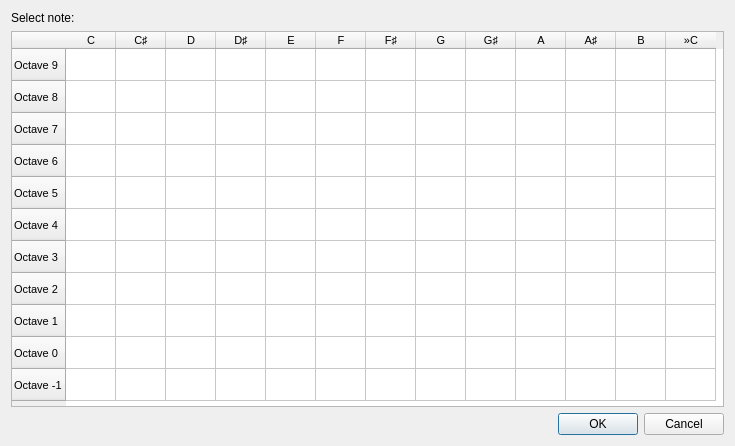
<?xml version="1.0" encoding="UTF-8"?>
<ui version="4.0">
 <class>EditPitchBase</class>
 <widget class="QDialog" name="EditPitchBase">
  <property name="geometry">
   <rect>
    <x>0</x>
    <y>0</y>
    <width>735</width>
    <height>446</height>
   </rect>
  </property>
  <property name="windowTitle">
   <string>Note selection</string>
  </property>
  <layout class="QVBoxLayout" name="verticalLayout">
   <item>
    <widget class="QLabel" name="label">
     <property name="text">
      <string>Select note:</string>
     </property>
    </widget>
   </item>
   <item>
    <widget class="QTableWidget" name="tableWidget">
     <property name="font">
      <font>
       <pointsize>8</pointsize>
      </font>
     </property>
     <property name="editTriggers">
      <set>QAbstractItemView::EditTrigger::DoubleClicked</set>
     </property>
     <property name="dragDropOverwriteMode">
      <bool>false</bool>
     </property>
     <property name="selectionMode">
      <enum>QAbstractItemView::SelectionMode::SingleSelection</enum>
     </property>
     <property name="rowCount">
      <number>11</number>
     </property>
     <property name="columnCount">
      <number>13</number>
     </property>
     <attribute name="horizontalHeaderMinimumSectionSize">
      <number>20</number>
     </attribute>
     <attribute name="horizontalHeaderDefaultSectionSize">
      <number>50</number>
     </attribute>
     <attribute name="verticalHeaderDefaultSectionSize">
      <number>32</number>
     </attribute>
     <row>
      <property name="text">
       <string>Octave 9</string>
      </property>
     </row>
     <row>
      <property name="text">
       <string>Octave 8</string>
      </property>
     </row>
     <row>
      <property name="text">
       <string>Octave 7</string>
      </property>
     </row>
     <row>
      <property name="text">
       <string>Octave 6</string>
      </property>
     </row>
     <row>
      <property name="text">
       <string>Octave 5</string>
      </property>
     </row>
     <row>
      <property name="text">
       <string>Octave 4</string>
      </property>
     </row>
     <row>
      <property name="text">
       <string>Octave 3</string>
      </property>
     </row>
     <row>
      <property name="text">
       <string>Octave 2</string>
      </property>
     </row>
     <row>
      <property name="text">
       <string>Octave 1</string>
      </property>
     </row>
     <row>
      <property name="text">
       <string>Octave 0</string>
      </property>
     </row>
     <row>
      <property name="text">
       <string>Octave -1</string>
      </property>
     </row>
     <column>
      <property name="text">
       <string>C</string>
      </property>
     </column>
     <column>
      <property name="text">
       <string>C♯</string>
      </property>
     </column>
     <column>
      <property name="text">
       <string>D</string>
      </property>
     </column>
     <column>
      <property name="text">
       <string>D♯</string>
      </property>
     </column>
     <column>
      <property name="text">
       <string>E</string>
      </property>
     </column>
     <column>
      <property name="text">
       <string>F</string>
      </property>
     </column>
     <column>
      <property name="text">
       <string>F♯</string>
      </property>
     </column>
     <column>
      <property name="text">
       <string>G</string>
      </property>
     </column>
     <column>
      <property name="text">
       <string>G♯</string>
      </property>
     </column>
     <column>
      <property name="text">
       <string>A</string>
      </property>
     </column>
     <column>
      <property name="text">
       <string>A♯</string>
      </property>
     </column>
     <column>
      <property name="text">
       <string>B</string>
      </property>
     </column>
     <column>
      <property name="text">
       <string>»C</string>
      </property>
     </column>
     <item row="0" column="0">
      <property name="text">
       <string/>
      </property>
      <property name="flags">
       <set>ItemIsSelectable|ItemIsEnabled</set>
      </property>
     </item>
     <item row="0" column="1">
      <property name="text">
       <string/>
      </property>
      <property name="flags">
       <set>ItemIsSelectable|ItemIsEnabled</set>
      </property>
     </item>
     <item row="0" column="2">
      <property name="text">
       <string/>
      </property>
      <property name="flags">
       <set>ItemIsSelectable|ItemIsEnabled</set>
      </property>
     </item>
     <item row="0" column="3">
      <property name="text">
       <string/>
      </property>
      <property name="flags">
       <set>ItemIsSelectable|ItemIsEnabled</set>
      </property>
     </item>
     <item row="0" column="4">
      <property name="text">
       <string/>
      </property>
      <property name="flags">
       <set>ItemIsSelectable|ItemIsEnabled</set>
      </property>
     </item>
     <item row="0" column="5">
      <property name="text">
       <string/>
      </property>
      <property name="flags">
       <set>ItemIsSelectable|ItemIsEnabled</set>
      </property>
     </item>
     <item row="0" column="6">
      <property name="text">
       <string/>
      </property>
      <property name="flags">
       <set>ItemIsSelectable|ItemIsEnabled</set>
      </property>
     </item>
     <item row="0" column="7">
      <property name="text">
       <string/>
      </property>
      <property name="flags">
       <set>ItemIsSelectable|ItemIsEnabled</set>
      </property>
     </item>
     <item row="0" column="8">
      <property name="text">
       <string/>
      </property>
      <property name="flags">
       <set>NoItemFlags</set>
      </property>
     </item>
     <item row="0" column="9">
      <property name="text">
       <string/>
      </property>
      <property name="flags">
       <set>NoItemFlags</set>
      </property>
     </item>
     <item row="0" column="10">
      <property name="text">
       <string/>
      </property>
      <property name="flags">
       <set>NoItemFlags</set>
      </property>
     </item>
     <item row="0" column="11">
      <property name="text">
       <string/>
      </property>
      <property name="flags">
       <set>NoItemFlags</set>
      </property>
     </item>
     <item row="0" column="12">
      <property name="text">
       <string/>
      </property>
      <property name="flags">
       <set>NoItemFlags</set>
      </property>
     </item>
     <item row="1" column="0">
      <property name="text">
       <string/>
      </property>
      <property name="flags">
       <set>ItemIsSelectable|ItemIsEnabled</set>
      </property>
     </item>
     <item row="1" column="1">
      <property name="text">
       <string/>
      </property>
      <property name="flags">
       <set>ItemIsSelectable|ItemIsEnabled</set>
      </property>
     </item>
     <item row="1" column="2">
      <property name="text">
       <string/>
      </property>
      <property name="flags">
       <set>ItemIsSelectable|ItemIsEnabled</set>
      </property>
     </item>
     <item row="1" column="3">
      <property name="text">
       <string/>
      </property>
      <property name="flags">
       <set>ItemIsSelectable|ItemIsEnabled</set>
      </property>
     </item>
     <item row="1" column="4">
      <property name="text">
       <string/>
      </property>
      <property name="flags">
       <set>ItemIsSelectable|ItemIsEnabled</set>
      </property>
     </item>
     <item row="1" column="5">
      <property name="text">
       <string/>
      </property>
      <property name="flags">
       <set>ItemIsSelectable|ItemIsEnabled</set>
      </property>
     </item>
     <item row="1" column="6">
      <property name="text">
       <string/>
      </property>
      <property name="flags">
       <set>ItemIsSelectable|ItemIsEnabled</set>
      </property>
     </item>
     <item row="1" column="7">
      <property name="text">
       <string/>
      </property>
      <property name="flags">
       <set>ItemIsSelectable|ItemIsEnabled</set>
      </property>
     </item>
     <item row="1" column="8">
      <property name="text">
       <string/>
      </property>
      <property name="flags">
       <set>ItemIsSelectable|ItemIsEnabled</set>
      </property>
     </item>
     <item row="1" column="9">
      <property name="text">
       <string/>
      </property>
      <property name="flags">
       <set>ItemIsSelectable|ItemIsEnabled</set>
      </property>
     </item>
     <item row="1" column="10">
      <property name="text">
       <string/>
      </property>
      <property name="flags">
       <set>ItemIsSelectable|ItemIsEnabled</set>
      </property>
     </item>
     <item row="1" column="11">
      <property name="text">
       <string/>
      </property>
      <property name="flags">
       <set>ItemIsSelectable|ItemIsEnabled</set>
      </property>
     </item>
     <item row="1" column="12">
      <property name="text">
       <string/>
      </property>
      <property name="flags">
       <set>NoItemFlags</set>
      </property>
     </item>
     <item row="2" column="0">
      <property name="text">
       <string/>
      </property>
      <property name="flags">
       <set>ItemIsSelectable|ItemIsEnabled</set>
      </property>
     </item>
     <item row="2" column="1">
      <property name="text">
       <string/>
      </property>
      <property name="flags">
       <set>ItemIsSelectable|ItemIsEnabled</set>
      </property>
     </item>
     <item row="2" column="2">
      <property name="text">
       <string/>
      </property>
      <property name="flags">
       <set>ItemIsSelectable|ItemIsEnabled</set>
      </property>
     </item>
     <item row="2" column="3">
      <property name="text">
       <string/>
      </property>
      <property name="flags">
       <set>ItemIsSelectable|ItemIsEnabled</set>
      </property>
     </item>
     <item row="2" column="4">
      <property name="text">
       <string/>
      </property>
      <property name="flags">
       <set>ItemIsSelectable|ItemIsEnabled</set>
      </property>
     </item>
     <item row="2" column="5">
      <property name="text">
       <string/>
      </property>
      <property name="flags">
       <set>ItemIsSelectable|ItemIsEnabled</set>
      </property>
     </item>
     <item row="2" column="6">
      <property name="text">
       <string/>
      </property>
      <property name="flags">
       <set>ItemIsSelectable|ItemIsEnabled</set>
      </property>
     </item>
     <item row="2" column="7">
      <property name="text">
       <string/>
      </property>
      <property name="flags">
       <set>ItemIsSelectable|ItemIsEnabled</set>
      </property>
     </item>
     <item row="2" column="8">
      <property name="text">
       <string/>
      </property>
      <property name="flags">
       <set>ItemIsSelectable|ItemIsEnabled</set>
      </property>
     </item>
     <item row="2" column="9">
      <property name="text">
       <string/>
      </property>
      <property name="flags">
       <set>ItemIsSelectable|ItemIsEnabled</set>
      </property>
     </item>
     <item row="2" column="10">
      <property name="text">
       <string/>
      </property>
      <property name="flags">
       <set>ItemIsSelectable|ItemIsEnabled</set>
      </property>
     </item>
     <item row="2" column="11">
      <property name="text">
       <string/>
      </property>
      <property name="flags">
       <set>ItemIsSelectable|ItemIsEnabled</set>
      </property>
     </item>
     <item row="2" column="12">
      <property name="text">
       <string/>
      </property>
      <property name="flags">
       <set>NoItemFlags</set>
      </property>
     </item>
     <item row="3" column="0">
      <property name="text">
       <string/>
      </property>
      <property name="flags">
       <set>ItemIsSelectable|ItemIsEnabled</set>
      </property>
     </item>
     <item row="3" column="1">
      <property name="text">
       <string/>
      </property>
      <property name="flags">
       <set>ItemIsSelectable|ItemIsEnabled</set>
      </property>
     </item>
     <item row="3" column="2">
      <property name="text">
       <string/>
      </property>
      <property name="flags">
       <set>ItemIsSelectable|ItemIsEnabled</set>
      </property>
     </item>
     <item row="3" column="3">
      <property name="text">
       <string/>
      </property>
      <property name="flags">
       <set>ItemIsSelectable|ItemIsEnabled</set>
      </property>
     </item>
     <item row="3" column="4">
      <property name="text">
       <string/>
      </property>
      <property name="flags">
       <set>ItemIsSelectable|ItemIsEnabled</set>
      </property>
     </item>
     <item row="3" column="5">
      <property name="text">
       <string/>
      </property>
      <property name="flags">
       <set>ItemIsSelectable|ItemIsEnabled</set>
      </property>
     </item>
     <item row="3" column="6">
      <property name="text">
       <string/>
      </property>
      <property name="flags">
       <set>ItemIsSelectable|ItemIsEnabled</set>
      </property>
     </item>
     <item row="3" column="7">
      <property name="text">
       <string/>
      </property>
      <property name="flags">
       <set>ItemIsSelectable|ItemIsEnabled</set>
      </property>
     </item>
     <item row="3" column="8">
      <property name="text">
       <string/>
      </property>
      <property name="flags">
       <set>ItemIsSelectable|ItemIsEnabled</set>
      </property>
     </item>
     <item row="3" column="9">
      <property name="text">
       <string/>
      </property>
      <property name="flags">
       <set>ItemIsSelectable|ItemIsEnabled</set>
      </property>
     </item>
     <item row="3" column="10">
      <property name="text">
       <string/>
      </property>
      <property name="flags">
       <set>ItemIsSelectable|ItemIsEnabled</set>
      </property>
     </item>
     <item row="3" column="11">
      <property name="text">
       <string/>
      </property>
      <property name="flags">
       <set>ItemIsSelectable|ItemIsEnabled</set>
      </property>
     </item>
     <item row="3" column="12">
      <property name="text">
       <string/>
      </property>
      <property name="flags">
       <set>NoItemFlags</set>
      </property>
     </item>
     <item row="4" column="0">
      <property name="text">
       <string/>
      </property>
      <property name="flags">
       <set>ItemIsSelectable|ItemIsEnabled</set>
      </property>
     </item>
     <item row="4" column="1">
      <property name="text">
       <string/>
      </property>
      <property name="flags">
       <set>ItemIsSelectable|ItemIsEnabled</set>
      </property>
     </item>
     <item row="4" column="2">
      <property name="text">
       <string/>
      </property>
      <property name="flags">
       <set>ItemIsSelectable|ItemIsEnabled</set>
      </property>
     </item>
     <item row="4" column="3">
      <property name="text">
       <string/>
      </property>
      <property name="flags">
       <set>ItemIsSelectable|ItemIsEnabled</set>
      </property>
     </item>
     <item row="4" column="4">
      <property name="text">
       <string/>
      </property>
      <property name="flags">
       <set>ItemIsSelectable|ItemIsEnabled</set>
      </property>
     </item>
     <item row="4" column="5">
      <property name="text">
       <string/>
      </property>
      <property name="flags">
       <set>ItemIsSelectable|ItemIsEnabled</set>
      </property>
     </item>
     <item row="4" column="6">
      <property name="text">
       <string/>
      </property>
      <property name="flags">
       <set>ItemIsSelectable|ItemIsEnabled</set>
      </property>
     </item>
     <item row="4" column="7">
      <property name="text">
       <string/>
      </property>
      <property name="flags">
       <set>ItemIsSelectable|ItemIsEnabled</set>
      </property>
     </item>
     <item row="4" column="8">
      <property name="text">
       <string/>
      </property>
      <property name="flags">
       <set>ItemIsSelectable|ItemIsEnabled</set>
      </property>
     </item>
     <item row="4" column="9">
      <property name="text">
       <string/>
      </property>
      <property name="flags">
       <set>ItemIsSelectable|ItemIsEnabled</set>
      </property>
     </item>
     <item row="4" column="10">
      <property name="text">
       <string/>
      </property>
      <property name="flags">
       <set>ItemIsSelectable|ItemIsEnabled</set>
      </property>
     </item>
     <item row="4" column="11">
      <property name="text">
       <string/>
      </property>
      <property name="flags">
       <set>ItemIsSelectable|ItemIsEnabled</set>
      </property>
     </item>
     <item row="4" column="12">
      <property name="text">
       <string/>
      </property>
      <property name="flags">
       <set>NoItemFlags</set>
      </property>
     </item>
     <item row="5" column="0">
      <property name="text">
       <string/>
      </property>
      <property name="flags">
       <set>ItemIsSelectable|ItemIsEnabled</set>
      </property>
     </item>
     <item row="5" column="1">
      <property name="text">
       <string/>
      </property>
      <property name="flags">
       <set>ItemIsSelectable|ItemIsEnabled</set>
      </property>
     </item>
     <item row="5" column="2">
      <property name="text">
       <string/>
      </property>
      <property name="flags">
       <set>ItemIsSelectable|ItemIsEnabled</set>
      </property>
     </item>
     <item row="5" column="3">
      <property name="text">
       <string/>
      </property>
      <property name="flags">
       <set>ItemIsSelectable|ItemIsEnabled</set>
      </property>
     </item>
     <item row="5" column="4">
      <property name="text">
       <string/>
      </property>
      <property name="flags">
       <set>ItemIsSelectable|ItemIsEnabled</set>
      </property>
     </item>
     <item row="5" column="5">
      <property name="text">
       <string/>
      </property>
      <property name="flags">
       <set>ItemIsSelectable|ItemIsEnabled</set>
      </property>
     </item>
     <item row="5" column="6">
      <property name="text">
       <string/>
      </property>
      <property name="flags">
       <set>ItemIsSelectable|ItemIsEnabled</set>
      </property>
     </item>
     <item row="5" column="7">
      <property name="text">
       <string/>
      </property>
      <property name="flags">
       <set>ItemIsSelectable|ItemIsEnabled</set>
      </property>
     </item>
     <item row="5" column="8">
      <property name="text">
       <string/>
      </property>
      <property name="flags">
       <set>ItemIsSelectable|ItemIsEnabled</set>
      </property>
     </item>
     <item row="5" column="9">
      <property name="text">
       <string/>
      </property>
      <property name="flags">
       <set>ItemIsSelectable|ItemIsEnabled</set>
      </property>
     </item>
     <item row="5" column="10">
      <property name="text">
       <string/>
      </property>
      <property name="flags">
       <set>ItemIsSelectable|ItemIsEnabled</set>
      </property>
     </item>
     <item row="5" column="11">
      <property name="text">
       <string/>
      </property>
      <property name="flags">
       <set>ItemIsSelectable|ItemIsEnabled</set>
      </property>
     </item>
     <item row="5" column="12">
      <property name="text">
       <string/>
      </property>
      <property name="flags">
       <set>NoItemFlags</set>
      </property>
     </item>
     <item row="6" column="0">
      <property name="text">
       <string/>
      </property>
      <property name="flags">
       <set>ItemIsSelectable|ItemIsEnabled</set>
      </property>
     </item>
     <item row="6" column="1">
      <property name="text">
       <string/>
      </property>
      <property name="flags">
       <set>ItemIsSelectable|ItemIsEnabled</set>
      </property>
     </item>
     <item row="6" column="2">
      <property name="text">
       <string/>
      </property>
      <property name="flags">
       <set>ItemIsSelectable|ItemIsEnabled</set>
      </property>
     </item>
     <item row="6" column="3">
      <property name="text">
       <string/>
      </property>
      <property name="flags">
       <set>ItemIsSelectable|ItemIsEnabled</set>
      </property>
     </item>
     <item row="6" column="4">
      <property name="text">
       <string/>
      </property>
      <property name="flags">
       <set>ItemIsSelectable|ItemIsEnabled</set>
      </property>
     </item>
     <item row="6" column="5">
      <property name="text">
       <string/>
      </property>
      <property name="flags">
       <set>ItemIsSelectable|ItemIsEnabled</set>
      </property>
     </item>
     <item row="6" column="6">
      <property name="text">
       <string/>
      </property>
      <property name="flags">
       <set>ItemIsSelectable|ItemIsEnabled</set>
      </property>
     </item>
     <item row="6" column="7">
      <property name="text">
       <string/>
      </property>
      <property name="flags">
       <set>ItemIsSelectable|ItemIsEnabled</set>
      </property>
     </item>
     <item row="6" column="8">
      <property name="text">
       <string/>
      </property>
      <property name="flags">
       <set>ItemIsSelectable|ItemIsEnabled</set>
      </property>
     </item>
     <item row="6" column="9">
      <property name="text">
       <string/>
      </property>
      <property name="flags">
       <set>ItemIsSelectable|ItemIsEnabled</set>
      </property>
     </item>
     <item row="6" column="10">
      <property name="text">
       <string/>
      </property>
      <property name="flags">
       <set>ItemIsSelectable|ItemIsEnabled</set>
      </property>
     </item>
     <item row="6" column="11">
      <property name="text">
       <string/>
      </property>
      <property name="flags">
       <set>ItemIsSelectable|ItemIsEnabled</set>
      </property>
     </item>
     <item row="6" column="12">
      <property name="text">
       <string/>
      </property>
      <property name="flags">
       <set>NoItemFlags</set>
      </property>
     </item>
     <item row="7" column="0">
      <property name="text">
       <string/>
      </property>
      <property name="flags">
       <set>ItemIsSelectable|ItemIsEnabled</set>
      </property>
     </item>
     <item row="7" column="1">
      <property name="text">
       <string/>
      </property>
      <property name="flags">
       <set>ItemIsSelectable|ItemIsEnabled</set>
      </property>
     </item>
     <item row="7" column="2">
      <property name="text">
       <string/>
      </property>
      <property name="flags">
       <set>ItemIsSelectable|ItemIsEnabled</set>
      </property>
     </item>
     <item row="7" column="3">
      <property name="text">
       <string/>
      </property>
      <property name="flags">
       <set>ItemIsSelectable|ItemIsEnabled</set>
      </property>
     </item>
     <item row="7" column="4">
      <property name="text">
       <string/>
      </property>
      <property name="flags">
       <set>ItemIsSelectable|ItemIsEnabled</set>
      </property>
     </item>
     <item row="7" column="5">
      <property name="text">
       <string/>
      </property>
      <property name="flags">
       <set>ItemIsSelectable|ItemIsEnabled</set>
      </property>
     </item>
     <item row="7" column="6">
      <property name="text">
       <string/>
      </property>
      <property name="flags">
       <set>ItemIsSelectable|ItemIsEnabled</set>
      </property>
     </item>
     <item row="7" column="7">
      <property name="text">
       <string/>
      </property>
      <property name="flags">
       <set>ItemIsSelectable|ItemIsEnabled</set>
      </property>
     </item>
     <item row="7" column="8">
      <property name="text">
       <string/>
      </property>
      <property name="flags">
       <set>ItemIsSelectable|ItemIsEnabled</set>
      </property>
     </item>
     <item row="7" column="9">
      <property name="text">
       <string/>
      </property>
      <property name="flags">
       <set>ItemIsSelectable|ItemIsEnabled</set>
      </property>
     </item>
     <item row="7" column="10">
      <property name="text">
       <string/>
      </property>
      <property name="flags">
       <set>ItemIsSelectable|ItemIsEnabled</set>
      </property>
     </item>
     <item row="7" column="11">
      <property name="text">
       <string/>
      </property>
      <property name="flags">
       <set>ItemIsSelectable|ItemIsEnabled</set>
      </property>
     </item>
     <item row="7" column="12">
      <property name="text">
       <string/>
      </property>
      <property name="flags">
       <set>NoItemFlags</set>
      </property>
     </item>
     <item row="8" column="0">
      <property name="text">
       <string/>
      </property>
      <property name="flags">
       <set>ItemIsSelectable|ItemIsEnabled</set>
      </property>
     </item>
     <item row="8" column="1">
      <property name="text">
       <string/>
      </property>
      <property name="flags">
       <set>ItemIsSelectable|ItemIsEnabled</set>
      </property>
     </item>
     <item row="8" column="2">
      <property name="text">
       <string/>
      </property>
      <property name="flags">
       <set>ItemIsSelectable|ItemIsEnabled</set>
      </property>
     </item>
     <item row="8" column="3">
      <property name="text">
       <string/>
      </property>
      <property name="flags">
       <set>ItemIsSelectable|ItemIsEnabled</set>
      </property>
     </item>
     <item row="8" column="4">
      <property name="text">
       <string/>
      </property>
      <property name="flags">
       <set>ItemIsSelectable|ItemIsEnabled</set>
      </property>
     </item>
     <item row="8" column="5">
      <property name="text">
       <string/>
      </property>
      <property name="flags">
       <set>ItemIsSelectable|ItemIsEnabled</set>
      </property>
     </item>
     <item row="8" column="6">
      <property name="text">
       <string/>
      </property>
      <property name="flags">
       <set>ItemIsSelectable|ItemIsEnabled</set>
      </property>
     </item>
     <item row="8" column="7">
      <property name="text">
       <string/>
      </property>
      <property name="flags">
       <set>ItemIsSelectable|ItemIsEnabled</set>
      </property>
     </item>
     <item row="8" column="8">
      <property name="text">
       <string/>
      </property>
      <property name="flags">
       <set>ItemIsSelectable|ItemIsEnabled</set>
      </property>
     </item>
     <item row="8" column="9">
      <property name="text">
       <string/>
      </property>
      <property name="flags">
       <set>ItemIsSelectable|ItemIsEnabled</set>
      </property>
     </item>
     <item row="8" column="10">
      <property name="text">
       <string/>
      </property>
      <property name="flags">
       <set>ItemIsSelectable|ItemIsEnabled</set>
      </property>
     </item>
     <item row="8" column="11">
      <property name="text">
       <string/>
      </property>
      <property name="flags">
       <set>ItemIsSelectable|ItemIsEnabled</set>
      </property>
     </item>
     <item row="8" column="12">
      <property name="text">
       <string/>
      </property>
      <property name="flags">
       <set>NoItemFlags</set>
      </property>
     </item>
     <item row="9" column="0">
      <property name="text">
       <string/>
      </property>
      <property name="flags">
       <set>ItemIsSelectable|ItemIsEnabled</set>
      </property>
     </item>
     <item row="9" column="1">
      <property name="text">
       <string/>
      </property>
      <property name="flags">
       <set>ItemIsSelectable|ItemIsEnabled</set>
      </property>
     </item>
     <item row="9" column="2">
      <property name="text">
       <string/>
      </property>
      <property name="flags">
       <set>ItemIsSelectable|ItemIsEnabled</set>
      </property>
     </item>
     <item row="9" column="3">
      <property name="text">
       <string/>
      </property>
      <property name="flags">
       <set>ItemIsSelectable|ItemIsEnabled</set>
      </property>
     </item>
     <item row="9" column="4">
      <property name="text">
       <string/>
      </property>
      <property name="flags">
       <set>ItemIsSelectable|ItemIsEnabled</set>
      </property>
     </item>
     <item row="9" column="5">
      <property name="text">
       <string/>
      </property>
      <property name="flags">
       <set>ItemIsSelectable|ItemIsEnabled</set>
      </property>
     </item>
     <item row="9" column="6">
      <property name="text">
       <string/>
      </property>
      <property name="flags">
       <set>ItemIsSelectable|ItemIsEnabled</set>
      </property>
     </item>
     <item row="9" column="7">
      <property name="text">
       <string/>
      </property>
      <property name="flags">
       <set>ItemIsSelectable|ItemIsEnabled</set>
      </property>
     </item>
     <item row="9" column="8">
      <property name="text">
       <string/>
      </property>
      <property name="flags">
       <set>ItemIsSelectable|ItemIsEnabled</set>
      </property>
     </item>
     <item row="9" column="9">
      <property name="text">
       <string/>
      </property>
      <property name="flags">
       <set>ItemIsSelectable|ItemIsEnabled</set>
      </property>
     </item>
     <item row="9" column="10">
      <property name="text">
       <string/>
      </property>
      <property name="flags">
       <set>ItemIsSelectable|ItemIsEnabled</set>
      </property>
     </item>
     <item row="9" column="11">
      <property name="text">
       <string/>
      </property>
      <property name="flags">
       <set>ItemIsSelectable|ItemIsEnabled</set>
      </property>
     </item>
     <item row="9" column="12">
      <property name="text">
       <string/>
      </property>
      <property name="flags">
       <set>NoItemFlags</set>
      </property>
     </item>
     <item row="10" column="0">
      <property name="text">
       <string/>
      </property>
      <property name="flags">
       <set>ItemIsSelectable|ItemIsEnabled</set>
      </property>
     </item>
     <item row="10" column="1">
      <property name="text">
       <string/>
      </property>
      <property name="flags">
       <set>ItemIsSelectable|ItemIsEnabled</set>
      </property>
     </item>
     <item row="10" column="2">
      <property name="text">
       <string/>
      </property>
      <property name="flags">
       <set>ItemIsSelectable|ItemIsEnabled</set>
      </property>
     </item>
     <item row="10" column="3">
      <property name="text">
       <string/>
      </property>
      <property name="flags">
       <set>ItemIsSelectable|ItemIsEnabled</set>
      </property>
     </item>
     <item row="10" column="4">
      <property name="text">
       <string/>
      </property>
      <property name="flags">
       <set>ItemIsSelectable|ItemIsEnabled</set>
      </property>
     </item>
     <item row="10" column="5">
      <property name="text">
       <string/>
      </property>
      <property name="flags">
       <set>ItemIsSelectable|ItemIsEnabled</set>
      </property>
     </item>
     <item row="10" column="6">
      <property name="text">
       <string/>
      </property>
      <property name="flags">
       <set>ItemIsSelectable|ItemIsEnabled</set>
      </property>
     </item>
     <item row="10" column="7">
      <property name="text">
       <string/>
      </property>
      <property name="flags">
       <set>ItemIsSelectable|ItemIsEnabled</set>
      </property>
     </item>
     <item row="10" column="8">
      <property name="text">
       <string/>
      </property>
      <property name="flags">
       <set>ItemIsSelectable|ItemIsEnabled</set>
      </property>
     </item>
     <item row="10" column="9">
      <property name="text">
       <string/>
      </property>
      <property name="flags">
       <set>ItemIsSelectable|ItemIsEnabled</set>
      </property>
     </item>
     <item row="10" column="10">
      <property name="text">
       <string/>
      </property>
      <property name="flags">
       <set>ItemIsSelectable|ItemIsEnabled</set>
      </property>
     </item>
     <item row="10" column="11">
      <property name="text">
       <string/>
      </property>
      <property name="flags">
       <set>ItemIsSelectable|ItemIsEnabled</set>
      </property>
     </item>
     <item row="10" column="12">
      <property name="text">
       <string/>
      </property>
      <property name="flags">
       <set>NoItemFlags</set>
      </property>
     </item>
    </widget>
   </item>
   <item>
    <widget class="QDialogButtonBox" name="buttonBox">
     <property name="orientation">
      <enum>Qt::Orientation::Horizontal</enum>
     </property>
     <property name="standardButtons">
      <set>QDialogButtonBox::StandardButton::Cancel|QDialogButtonBox::StandardButton::Ok</set>
     </property>
    </widget>
   </item>
  </layout>
 </widget>
 <resources/>
 <connections>
  <connection>
   <sender>buttonBox</sender>
   <signal>accepted()</signal>
   <receiver>EditPitchBase</receiver>
   <slot>accept()</slot>
   <hints>
    <hint type="sourcelabel">
     <x>248</x>
     <y>254</y>
    </hint>
    <hint type="destinationlabel">
     <x>157</x>
     <y>274</y>
    </hint>
   </hints>
  </connection>
  <connection>
   <sender>buttonBox</sender>
   <signal>rejected()</signal>
   <receiver>EditPitchBase</receiver>
   <slot>reject()</slot>
   <hints>
    <hint type="sourcelabel">
     <x>316</x>
     <y>260</y>
    </hint>
    <hint type="destinationlabel">
     <x>286</x>
     <y>274</y>
    </hint>
   </hints>
  </connection>
 </connections>
</ui>
